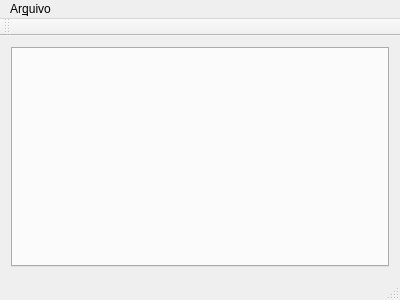
<?xml version="1.0" encoding="UTF-8"?>
<ui version="4.0">
 <class>MainWindow</class>
 <widget class="QMainWindow" name="MainWindow">
  <property name="geometry">
   <rect>
    <x>0</x>
    <y>0</y>
    <width>400</width>
    <height>300</height>
   </rect>
  </property>
  <property name="windowTitle">
   <string>MainWindow</string>
  </property>
  <widget class="QWidget" name="centralWidget">
   <layout class="QHBoxLayout" name="horizontalLayout">
    <item>
     <widget class="QTabWidget" name="tabWidget">
      <property name="layoutDirection">
       <enum>Qt::LeftToRight</enum>
      </property>
      <property name="autoFillBackground">
       <bool>false</bool>
      </property>
      <property name="tabShape">
       <enum>QTabWidget::Triangular</enum>
      </property>
      <property name="currentIndex">
       <number>-1</number>
      </property>
      <property name="tabsClosable">
       <bool>true</bool>
      </property>
      <property name="movable">
       <bool>true</bool>
      </property>
     </widget>
    </item>
   </layout>
  </widget>
  <widget class="QMenuBar" name="menuBar">
   <property name="geometry">
    <rect>
     <x>0</x>
     <y>0</y>
     <width>400</width>
     <height>30</height>
    </rect>
   </property>
   <widget class="QMenu" name="menuFile">
    <property name="title">
     <string>Ar&amp;quivo</string>
    </property>
    <addaction name="actionNovo_Mapa"/>
    <addaction name="actionCarregar_Mapa"/>
   </widget>
   <addaction name="menuFile"/>
  </widget>
  <widget class="QToolBar" name="mainToolBar">
   <attribute name="toolBarArea">
    <enum>TopToolBarArea</enum>
   </attribute>
   <attribute name="toolBarBreak">
    <bool>false</bool>
   </attribute>
  </widget>
  <widget class="QStatusBar" name="statusBar"/>
  <action name="actionNovo_Mapa">
   <property name="text">
    <string>&amp;Novo Mapa</string>
   </property>
  </action>
  <action name="actionCarregar_Mapa">
   <property name="text">
    <string>&amp;Carregar Mapa</string>
   </property>
  </action>
 </widget>
 <layoutdefault spacing="6" margin="11"/>
 <resources/>
 <connections/>
</ui>
